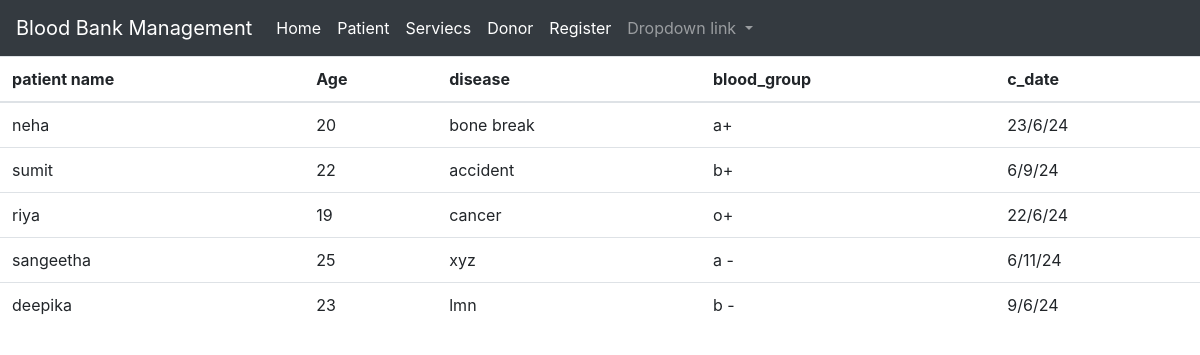
The page /patient/ on the database its author committed.
### application/models.py (models this page shows)
class Blood(models.Model):
    patient_name = models.CharField(max_length=255)
    age = models.CharField(max_length=255)
    disease = models.CharField(max_length=255)
    blood_group=models.CharField(max_length=255)
    c_date=models.CharField(max_length=255)

### application/views.py (the view)
# urls.py: path('patient/',views.patient,name="patient"),
def patient(request):
    form =Blood.objects.all()
    context ={'form':form}
    return render(request, 'patient.html',context)

### application/templates/patient.html (shortened to what this page needs)
<link rel="stylesheet" href="https://cdn.jsdelivr.net/npm/bootstrap@4.0.0/dist/css/bootstrap.min.css">
<nav class="navbar navbar-expand-lg navbar-dark bg-dark">
  <a class="navbar-brand" href="#">Blood Bank Management</a>
  <div class="collapse navbar-collapse" id="navbarNavDropdown">
    <ul class="navbar-nav">
      <li class="nav-item active">
        <a class="nav-link" href="/">Home<span class="sr-only">(current)</span></a>
      </li>
      <li class="nav-item active">
        <a class="nav-link" href="{% url 'patient' %}">Patient</a>
      </li>
      <li class="nav-item active">
        <a class="nav-link" href="{% url 'services' %}">Serviecs</a>
      </li>
      <li class="nav-item active">
        <a class="nav-link" href="{% url 'donor' %}">Donor</a>
      </li>
      <li class="nav-item active">
        <a class="nav-link" href="{% url 'register' %}">Register</a>
      </li>
      <li class="nav-item dropdown">
        <a class="nav-link dropdown-toggle" href="#" id="navbarDropdownMenuLink" data-toggle="dropdown" aria-haspopup="true" aria-expanded="false">
          Dropdown link
        </a>
      </li>
    </ul>
  </div>
</nav>
<body>
  <table class="table">
    <thead>
      <tr>
        <th scope="col">patient name</th>
        <th scope="col">Age</th>
        <th scope="col">disease</th>
        <th scope="col">blood_group</th>
        <th scope="col">c_date</th>
      </tr>
    </thead>
    <tbody>
      {% for i in form %}
      <tr>
        <td>{{i.patient_name}}</td>
        <td>{{i.age}}</td>
        <td>{{i.disease}}</td>
        <td>{{i.blood_group}}</td>
        <td>{{i.c_date}}</td>
      </tr>
      {% endfor %}
    </tbody>
  </table>
</body>

### rows shown on the page
Blood: patient_name "neha", age "20", disease "bone break", blood_group "a+", c_date "23/6/24"
Blood: patient_name "sumit", age "22", disease "accident", blood_group "b+", c_date "6/9/24"
Blood: patient_name "riya", age "19", disease "cancer", blood_group "o+", c_date "22/6/24"
Blood: patient_name "sangeetha", age "25", disease "xyz", blood_group "a -", c_date "6/11/24"
Blood: patient_name "deepika", age "23", disease "lmn", blood_group "b -", c_date "9/6/24"
